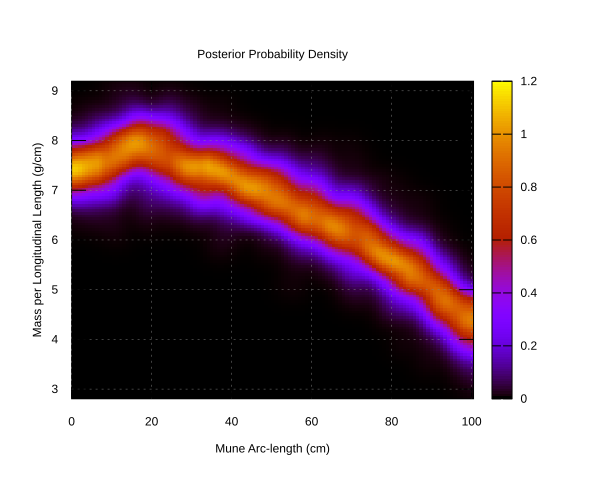

Generate this figure with gnuplot:
set pm3d map
set xrange [0.0:100.473414986059]
set xlabel "Mune Arc-length (cm)"
set yrange [2.8055398500005144:9.192587743386103]
set ylabel "Mass per Longitudinal Length (g/cm)"
set title "Posterior Probability Density"
set grid
set terminal svg
set output "/Users/gvn/Documents/Entrolution/Development/BayKen/src/main/results/Pony/99aa5100ef15cb8f9e2357c7a9633a1cd4d8edf5cdc08b4647f9d179/0343b56f1292e55062cb4f1bdec3c56bb18a121798a62cf623249d77/results/posterior_samples__mass_per_length.svg"
splot "/Users/gvn/Documents/Entrolution/Development/BayKen/src/main/results/Pony/99aa5100ef15cb8f9e2357c7a9633a1cd4d8edf5cdc08b4647f9d179/0343b56f1292e55062cb4f1bdec3c56bb18a121798a62cf623249d77/results/posterior_samples__mass_per_length.dat" notitle
